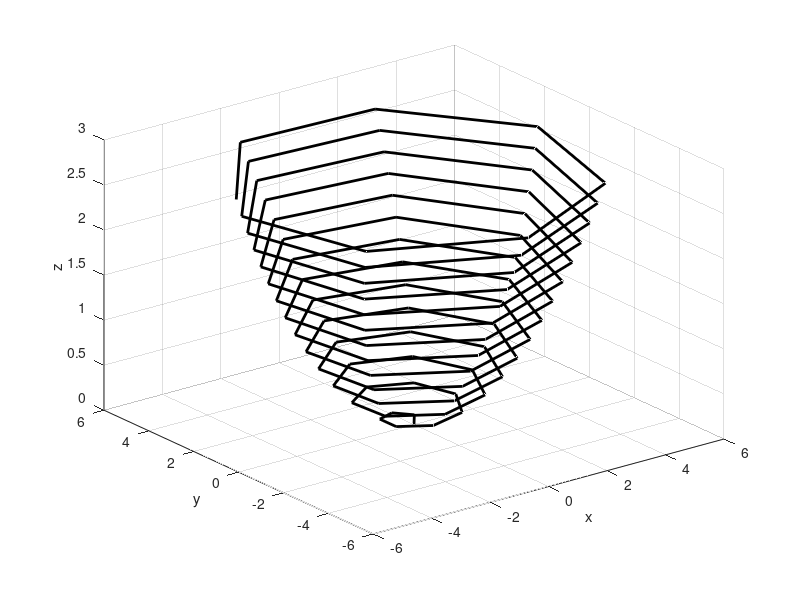

Write MATLAB code to recreate this figure.
## L0325031_NabilaSalmaAzZahra

t = 0:0.3:9*pi;

x = sqrt(t).*cos(3*t);
y = sqrt(t).*sin(3*t);
z = 0.1*t;

plot3(x,y,z,'k','linewidth',2);

grid on
xlabel('x');
ylabel('y');
zlabel('z');
